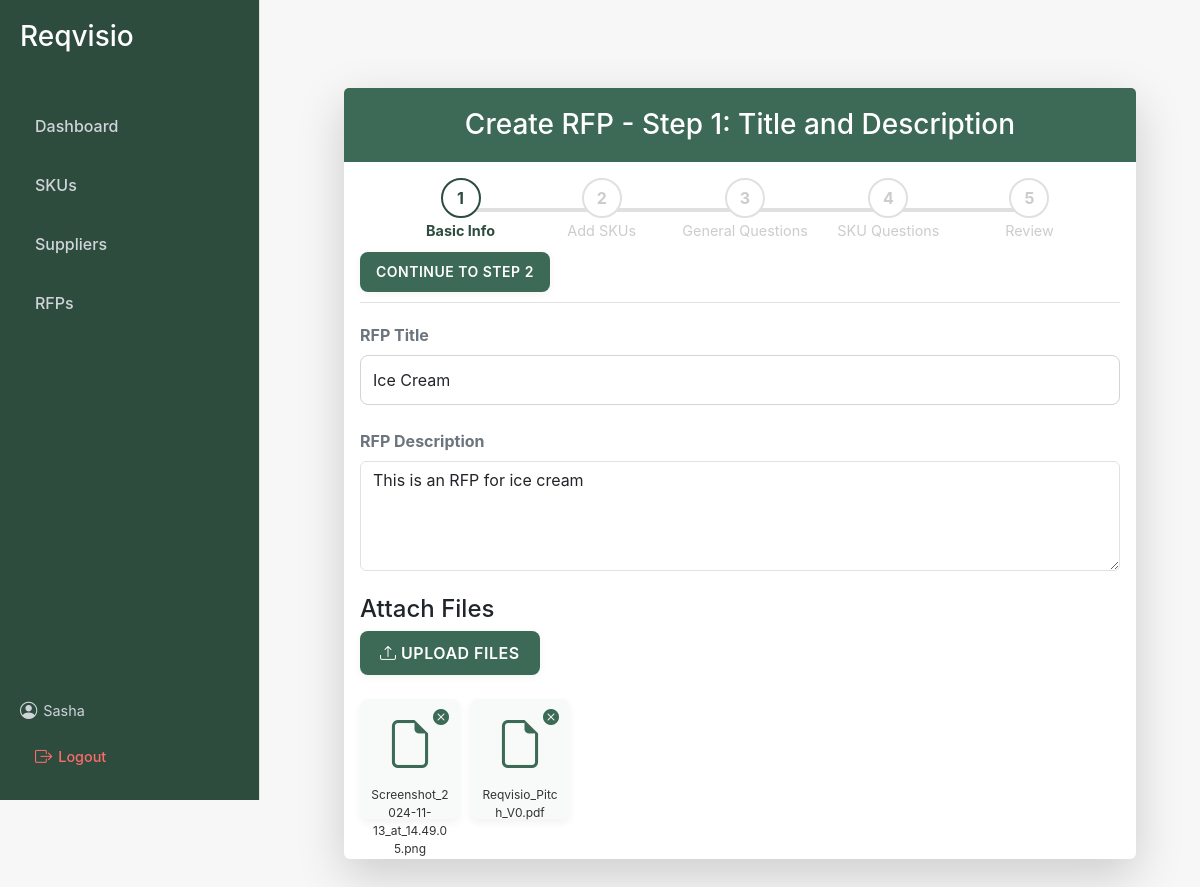
Page /procurement01/rfp/create/step1/230/ (signed in) on the committed database.
### procurement01/models.py (models this page shows, shortened)
class CustomUser(AbstractUser):
    company = models.ForeignKey(Company, on_delete=models.CASCADE, null=True)

class RFP(models.Model):
    title = models.CharField(max_length=255)
    description = models.TextField(blank = True)
    created_at = models.DateTimeField(auto_now_add=True)
    updated_at = models.DateTimeField(auto_now=True)
    deleted_at = models.DateTimeField(null=True, blank=True)

class RFPFile(models.Model):
    rfp = models.ForeignKey(RFP, related_name='files', on_delete=models.CASCADE)
    file = models.FileField(upload_to='rfp_files/')
    uploaded_at = models.DateTimeField(auto_now_add=True)

### procurement01/views.py (the view)
# urls.py: path('rfp/create/step1/', views.create_rfp_step1, name='create_rfp_step1'),
@login_required
def create_rfp_step1(request, rfp_id=None):
    if rfp_id:
        rfp = get_object_or_404(RFP, id=rfp_id)
        existing_files = rfp.files.all()  # Fetch existing files
    else:
        rfp = None
        existing_files = None  # Initialize for new RFP
    if request.method == 'POST':
        with transaction.atomic():
            if rfp:
                form = RFPBasicForm(request.POST, instance=rfp)
            else:
                form = RFPBasicForm(request.POST)
            rfp_form_valid = form.is_valid()
        if rfp_form_valid:
            rfp = form.save()
            files_to_delete = request.POST.getlist('delete_files')
            if files_to_delete:
                RFPFile.objects.filter(id__in=files_to_delete, rfp=rfp).delete()
            for file in request.FILES.getlist('new_files'):
                RFPFile.objects.create(rfp=rfp, file=file)
            return redirect('create_rfp_step2', rfp_id=rfp.id)
    else:
        if rfp:
            form = RFPBasicForm(instance=rfp)
            existing_files = rfp.files.all()
        else:
            form = RFPBasicForm()
            existing_files = None
    return render(request, 'procurement01/create_rfp_step1.html', {
        'form': form,
        'existing_files': existing_files,
        'rfp': rfp,  # Include if needed in the template
    })

### procurement01/forms.py
class RFPBasicForm(forms.ModelForm):
    class Meta:
        model = RFP
        fields = ['title', 'description']  # Ensure general_info_files is included here
        widgets = {
            'title': forms.TextInput(attrs={'class': 'form-control', 'placeholder': 'Enter RFP Title'}),
            'description': forms.Textarea(attrs={'class': 'form-control', 'rows': 4, 'placeholder': 'Enter RFP Description'}),
        }

### procurement01/templatetags/custom_filters.py (called while the page is built)
@register.filter
def filename(value):
    return os.path.basename(value)

### procurement01/templates/procurement01/create_rfp_step1.html (shortened to what this page needs)
{% extends 'procurement01/layout.html' %}
{% load static %}
{% load custom_filters %}
{% block content %}
<div class="container mt-5">
    <div class="card shadow-lg border-0">
        <div class="card-header">
            <h3 class="mb-0">Create RFP - Step 1: Title and Description</h3>
        </div>
        <div class="card-body">
            <form method="post" enctype="multipart/form-data" novalidate>
            <div class="navigation-buttons">
                <div class="progress-bar-container">
                    <ul class="progress-bar horizontal">
                        <li class="in-progress">
                            <span class="step-icon">1</span>
                            <span class="step-label">Basic Info</span>
                        </li>
                        <li class="step-icon">
                            <span class="step-icon">2</span>
                            <span class="step-label">Add SKUs</span>
                        </li>
                        <li>
                            <span class="step-icon">3</span>
                            <span class="step-label">General Questions</span>
                        </li>
                        <li>
                            <span class="step-icon">4</span>
                            <span class="step-label">SKU Questions</span>
                        </li>
                        <li>
                            <span class="step-icon">5</span>
                            <span class="step-label">Review</span>
                        </li>
                    </ul>
                </div>
                <div class="button-group">
                    <button type="submit" id="continue-to-step-2-btn" class="action-btn">Continue to Step 2</button>
                </div>
            </div>
                <div class="form-group mb-4">
                    <label for="id_title" class="form-label fw-bold text-secondary">RFP Title</label>
                    {{ form.title }}
                </div>
                <div class="form-group mb-4">
                    <label for="id_description" class="form-label fw-bold text-secondary">RFP Description</label>
                    {{ form.description }}
                </div>
                {% include 'procurement01/file_upload_section.html' %}
            </form>
        </div>
    </div>
</div>
{% endblock %}

### procurement01/templates/procurement01/layout.html (shortened to what this page needs)
{% load static %}
<!DOCTYPE html>
<html lang="en">
<head>
    <link href="https://cdn.jsdelivr.net/npm/bootstrap@5.3.0-alpha3/dist/css/bootstrap.min.css" rel="stylesheet">
    <link href="https://cdn.jsdelivr.net/npm/select2@4.1.0/dist/css/select2.min.css" rel="stylesheet" />
    <link href="https://cdn.jsdelivr.net/npm/choices.js/public/assets/styles/choices.min.css" rel="stylesheet">
    <link href="https://cdn.jsdelivr.net/npm/bootstrap-icons@1.10.0/font/bootstrap-icons.css" rel="stylesheet">
    <link href="{% static 'style.css' %}" rel="stylesheet">
</head>
<body>
    <div class="sidebar d-flex flex-column">
        <h3>Reqvisio</h3>
        {% if user.is_authenticated %}
            {% if user.company.company_type == 'Procurer' %}
                <div class="nav-links">
                    <a href="{% url 'dashboard' %}">Dashboard</a>
                    <a href="{% url 'sku_list' %}">SKUs</a>
                    <a href="{% url 'supplier_list' %}">Suppliers</a>
                    <a href="{% url 'rfp_list' %}">RFPs</a>
                </div>
                <div class="user-info mt-auto">
                    <span><i class="bi bi-person-circle"></i> {{ user.username }}</span>
                    <a href="{% url 'logout' %}" class="logout-link"><i class="bi bi-box-arrow-right"></i> Logout</a>
                </div>
            {% endif %}
        {% endif %}
    </div>
    <div class="main-content" id="main-content">
        <div class="container">
            {% block content %}{% endblock %}
        </div>
    </div>
</body>
</html>

### procurement01/templates/procurement01/file_upload_section.html (shortened to what this page needs)
{% load custom_filters %}
<h4>Attach Files</h4>
<div class="form-group">
    <button type="button" class="btn btn-primary" id="upload-files-button">
        <i class="bi bi-upload"></i> Upload Files
    </button>
</div>
<div class="form-group">
    <div class="existing-files-container" id="files-container">
        {% if existing_files %}
            {% for file in existing_files %}
                <div class="file-icon" data-file-id="{{ file.id }}">
                    <button type="button" class="remove-file-btn">
                        <i class="bi bi-x-circle-fill"></i>
                    </button>
                    <a href="{{ file.file.url }}" target="_blank">
                        <i class="bi bi-file-earmark"></i>
                        <span>{{ file.file.name|filename }}</span>
                    </a>
                </div>
            {% endfor %}
        {% endif %}
    </div>
</div>

### rows in the picture
CustomUser: username "Sasha"
RFP: title "Ice Cream", description "This is an RFP for ice cream"
RFPFile: file.name|filename "Screenshot_2024-11-13_at_14.49.05.png"
RFPFile: file.name|filename "Reqvisio_Pitch_V0.pdf"
